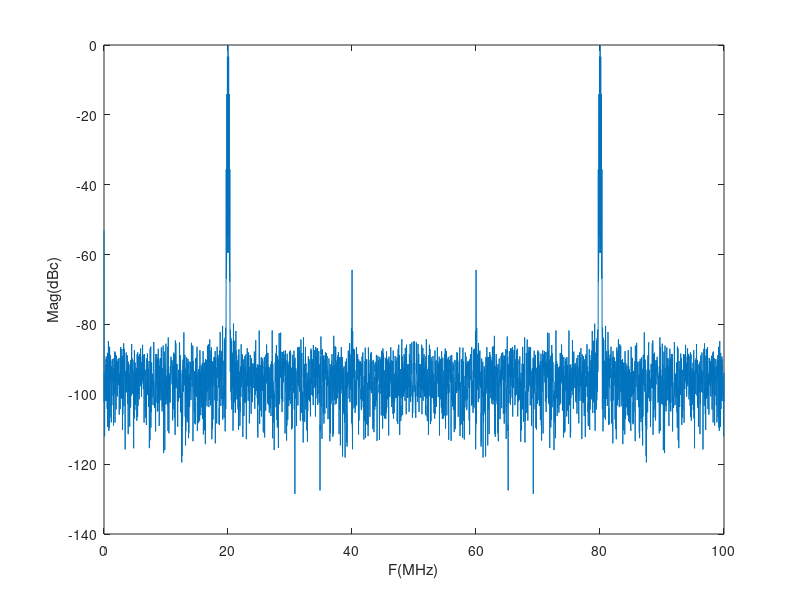

This figure's MATLAB source:
clear
Fs=100e6

x = load('win_output.txt')

f=linspace(0,Fs/1e6, length(x));
xfft=20*log10(abs(fft(x)));
xfft=xfft-max(xfft);
plot(f,xfft);
xlabel('F(MHz)');ylabel('Mag(dBc)')
